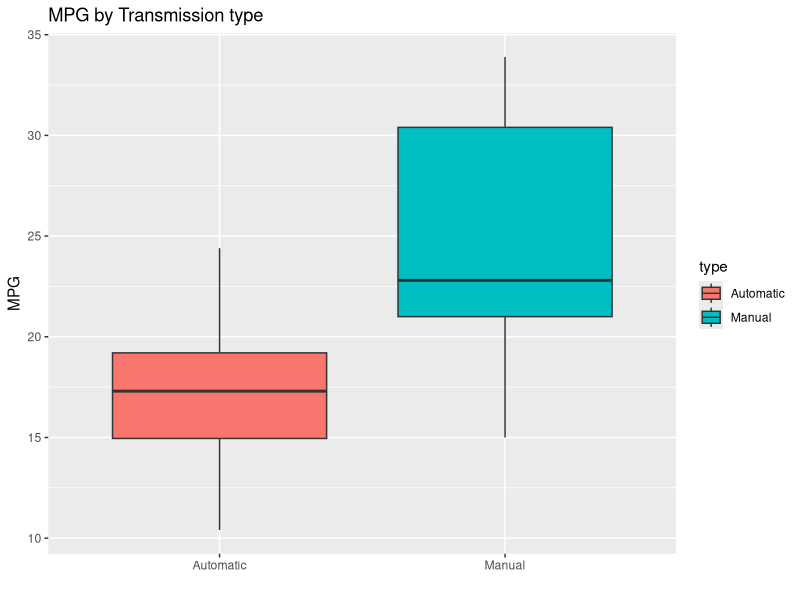

This figure's R source: (Note: this script raises an error after producing the figure.)
data <- mtcars
install.packages("d3heatmap")
install.packages("ggplot2")
install.packages("knitr")
install.packages("GGally")
library("ggplot2")
library("knitr")
library("GGally")
library("corrplot")

data$cyl <- factor(mtcars$cyl)
data$vs <- factor(mtcars$vs)
data$am <- factor(mtcars$am, labels = c("Automatic", "Manual"))
data$gear <- factor(mtcars$gear)
data$carb <- factor(mtcars$carb)




#ggplot boxplot 


ggplot(data, aes(x=data$am, y=data$mpg, fill=data$am)) + geom_boxplot()+
        xlab("") +
        ylab("MPG") +
        ggtitle("Boxplot of automatic and manual")+
        labs(title="MPG by Transmission type",fill="type")

#no overlapping between boxplots

# plot pairwise graph of mt cars
g = ggpairs(mtcars, lower = list(continuous = "smooth"),params = c(method="loess"))
g

corrplot(cor(mtcars), model = "number")


# model using all data as predictors
allvariables_model = lm(mpg ~ ., data = mtcars)
summary(allvariables_model)

# step wise selection process
new_model1 <- step(lm(mpg ~ ., data = mtcars), direction = "forward",trace = 0)
new_model2 <- step(lm(mpg ~ ., data = mtcars), direction = "backward",trace = 0)
summary(new_model1)$coef
summary(new_model2)$coef

# compare all models
compare <- anova(allvariables_model, new_model1,new_model2,test = "F")
compare$Pr

par(mfrow=c(2, 2))
plot(new_model2)
